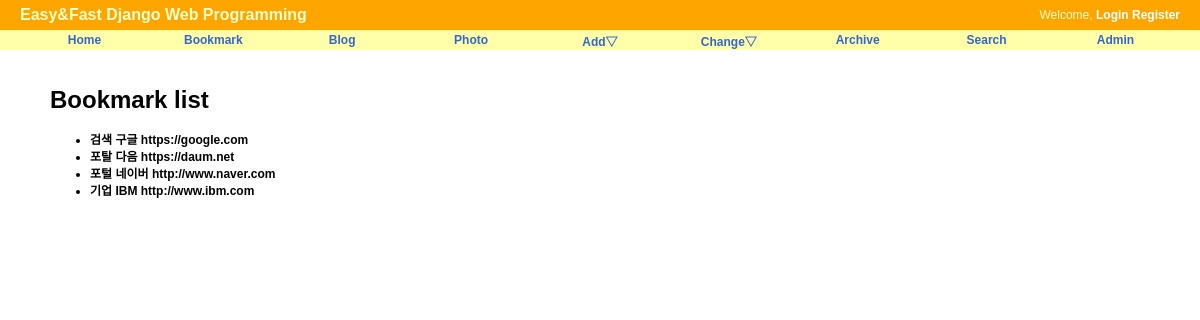
Before: /bookmark/ with the older database file.
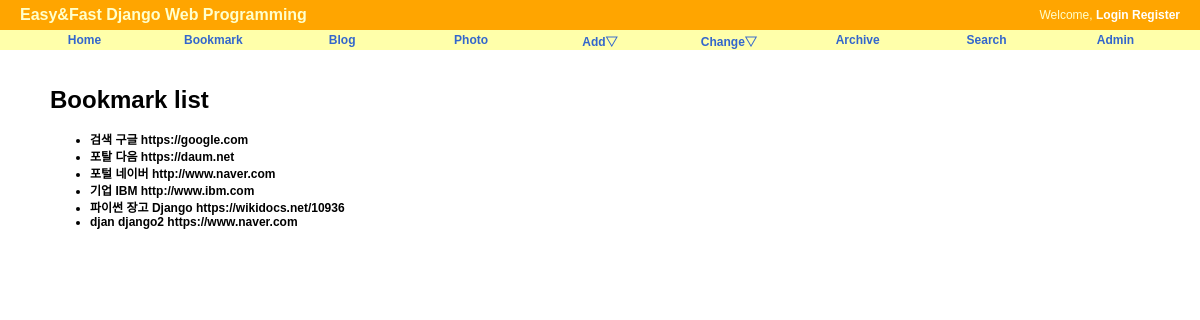
After: the same page with the newer database file.
### bookmark/models.py (models this page shows, shortened)
class Bookmark(models.Model):
    title = models.CharField(max_length = 100, blank=True , null=True)
    url = models.URLField('url',unique=True)
    url_category = models.CharField(max_length=100,blank=True, null=True)
    owner = models.ForeignKey(User, null=True, on_delete=models.CASCADE)

### bookmark/views.py (the view)
# urls.py: path('',BookmarkLV.as_view(),name='index'),
class BookmarkLV(ListView):
    model = Bookmark

### bookmark/templates/bookmark/bookmark_list.html (shortened to what this page needs)
{% extends "base.html"%}
{% block content %}
<div id="content">
    <h1>Bookmark list</h1>
    <ul>
        {% for bookmark in object_list %}
            <li> {{bookmark.url_category}}
           <a href="{% url 'bookmark:detail' bookmark.id%}"></a>{{bookmark.title}} {{bookmark.url}}</li>
        {% endfor %}
</div>
{% endblock %}

Changed rows visible on the page:
added Bookmark: url_category "파이썬 장고", title "Django", url "https://wikidocs.net/10936"
added Bookmark: url_category "djan", title "django2", url "https://www.naver.com"
